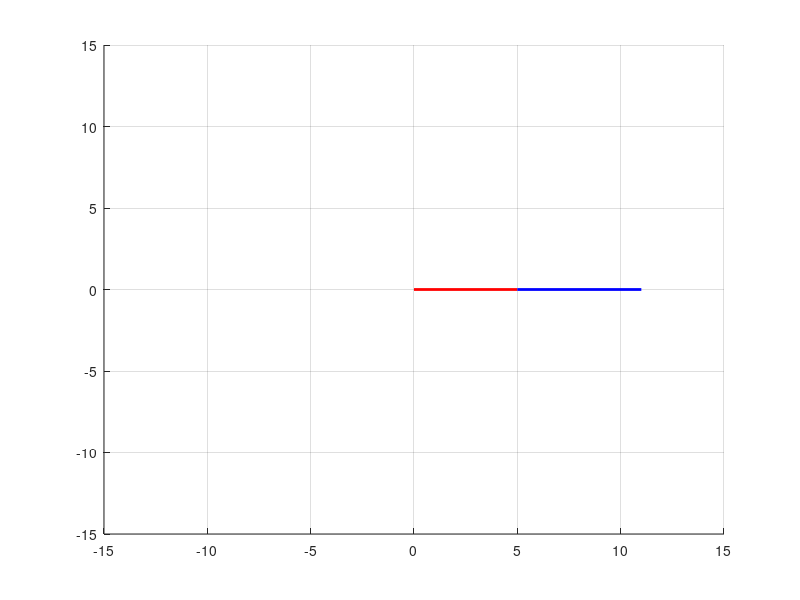

This figure's MATLAB source: (Note: this script raises an error after producing the figure.)
check=0; l1=5; l2=6; Theta1=0;
Theta2=0;
x1=l1*cosd(Theta1); y1=l1*sind(Theta1); x2=l1*cosd(Theta1) + l2*cosd(Theta1+Theta2); y2=l1*sind(Theta1) + l2*sind(Theta1+Theta2);

axis([-15 15 -15 15]);
grid on; hold on;
while (check==0) Q=[Theta1; Theta2]; ss=0; figure(1)

[xt,yt]= ginput(1);

plot([0 x1], [0 y1] , 'r','linewidth', 2); hold on; plot (xt
,yt,'*r');
plot ([x1 x2], [y1 y2],'b', 'linewidth', 2) ; hold on
 
while (ss==0)
dxdtht1=-l1*sind(Q(1))-l2*sind(Q(1)+Q(2)); dxdtht2=- l2*sind(Q(1)+Q(2)); dydtht1=l1*cosd(Q(1))+l2*cos(Q(1)+Q(2)); dydtht2=l2*cosd(Q(1) +Q(2)); J=[dxdtht1,dxdtht2;dydtht1,dydtht2];

dx=[xt-x2;yt-y2]; dq=(J')*dx; Q=Q+0.2*dq; x1=l1*cosd(Q(1)); y1=l1*sind(Q(1)); x2=l1*cosd(Q(1))+ l2*cosd(Q(1) +Q(2));
y2=l1*sind(Q(1))+ l2*sind(Q(1) +Q(2));
plot([0 x1],[0 y1],'r','linewidth',4);hold on
;plot(xt,yt,'*r');
plot([x1 x2],[y1 y2], 'b', 'linewidth', 4); axis ([-15 15 -15 15]); grid on; dis=sqrt((x2-xt)^2+ (yt-y2)^2), hold on;

if (dis<0.1) ss=1; pause(1.0) end

end end
